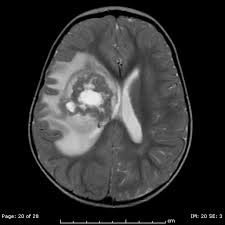
%> input picture Brain Tumor Dignosis/SAMPLE_TEST_IMAGES/1Perfect.jpg, 225 x 225 px
$ octave BRAIN_TUMOR_DETECTION.m   (GNU Octave 9; MATLAB toolbox functions it lacks are replaced by stand-ins)
%> lines starting %> are read from the running program, lines starting %| are printed output that depends on the picture; in (x1, y1, x2, y2) boxes, pixels count from 0 and x2, y2 are one past the last pixel; in counts of white or black regions, pixels touching at a corner belong together; the program's own positions count from 1
%BRAIN TUMOR DETECTION

%LET'S YOU CHOSE WHICH IMAGE TO WORK ON .
 sample_image_folder = fullfile(matlabroot,'');
 [filename,user_canceled] = imgetfile
%> the answer given: SAMPLE_TEST_IMAGES/1Perfect.jpg
%TAKES THE INPUT IMAGE
inp_img=imread(filename);
%> inp_img is the input picture: size 225x225x3 uint8; min 0, max 241, mean 49.9
gray_inp=rgb2gray(inp_img);

sharp_img=imsharpen(gray_inp); % IMAGE SHARPENING

[r c]=size(sharp_img);
%> r = 225; c = 225
b=zeros(r,c);
%HIGH PASS FILTER
hp_fil=[-1 2 -1;0 0 0;1 -2 1];
b=imfilter(sharp_img,hp_fil);
c=b+sharp_img+25;
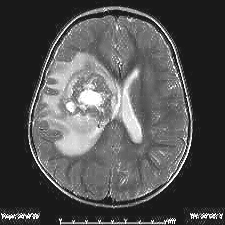
%> c: size 225x225 uint8; min 25, max 255, mean 81.7
medfilt2(c);
s=imadjust(c);
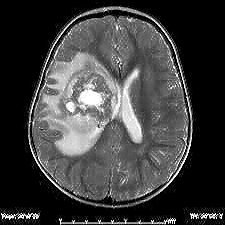
%> s: size 225x225 uint8; min 0, max 255, mean 62.9
%q=fspecial('unsharp');#ANOTHER WAY
%r=imfilter(sharp_img,q);#A TYPICAL HIGH PASS FILTER
%THRESHOLDING
T=graythresh(s);
%> T = 0.251
bw=im2bw(s,T+0.3);
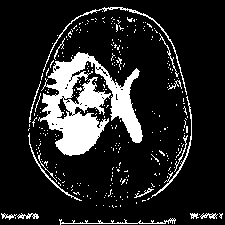
%> bw: size 225x225 logical; 14.5% white; 304 white regions (286 under 20 px), largest, box (x1, y1, x2, y2) and area: (38, 52, 143, 156) 5078, (43, 7, 187, 95) 368, (151, 96, 192, 198) 214

%WATERSHED SEGMENTATION
C=~bw;
D=-bwdist(C);
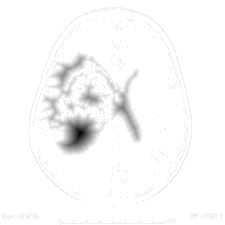
%> D: size 225x225 single; min -17.69, max 0, mean -0.417; drawn with min black and max white
D(C)=-Inf;
w_seg=watershed(D);
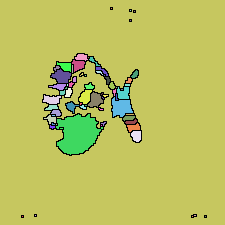
%> w_seg: size 225x225 uint8; 70 distinct labels, from 0 to 69; one colour per label, 0 black

%MORPHOLOGICAL OPERATION
SE = strel('disk',4);
bw1 = imerode(bw,SE);
%> bw1: size 225x225 logical; 4% white; 10 white regions (5 under 20 px), largest, box (x1, y1, x2, y2) and area: (58, 116, 98, 153) 961, (114, 87, 139, 140) 431, (55, 56, 85, 95) 334, (81, 86, 101, 105) 181, (46, 98, 59, 121) 113


SE = strel('disk',4);
bw1 = imdilate(bw1,SE);
%> bw1: size 225x225 logical; 7.9% white; 6 white regions, box (x1, y1, x2, y2) and area: (43, 95, 101, 156) 1756, (108, 79, 142, 143) 983, (52, 53, 88, 98) 748, (78, 83, 104, 108) 399, (66, 101, 76, 112) 84, (131, 70, 139, 79) 53

%DISPLAYING SEGMENTED TUMOR IN ORIGINAL IMAGE
bw_outline=bwperim(bw1);
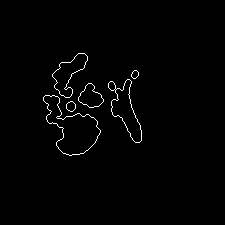
%> bw_outline: size 225x225 logical; 1.2% white in thin lines or dots, all inside (x1, y1, x2, y2) = (43, 53, 142, 156)
segout=inp_img ;
segout(bw_outline) =255;
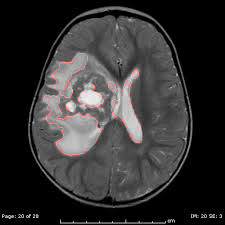
%> segout: size 225x225x3 uint8; 1.21% of pixels changed, all inside (x1, y1, x2, y2) = (43, 53, 142, 156)

figure;
subplot(131);imshow(inp_img); title('INPUT MRI IMAGE')
subplot(132);imshow(bw1); title('DETECTED TUMOUR')
subplot(133);imshow(segout); title('THE SEGMENTED TUMOR')
